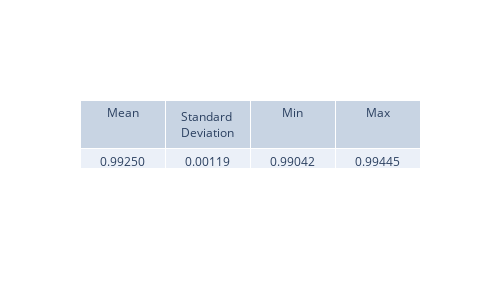

The notebook cell saved with this chart:
### Code cell
from scipy.integrate import simpson

norms = []

for i in range(2000):
    psi_sq_i = psi_real_pinn[:, i] ** 2 + psi_img_pinn[:, i] ** 2
    normalization = simpson(psi_sq_i, x=x_values)
    normalization_monte = np.mean(psi_sq_i) * (x_max - x_min)
    norms.append(normalization)
    
view_metrics(np.array(norms))

plt.figure(figsize=(8,5), dpi=200)
plt.plot(t_values, norms, '-', label='Normalization')
plt.axhline(1.0, color='red', linestyle='--', label='Expected = 1')
plt.xlabel('Time (ps)')
plt.ylabel('Normalization')
plt.title('Wavefunction Normalization Over Time')
plt.legend()
plt.grid(True)



plt.show()

### Figure 1 — Plotly figure (JSON) as saved in the notebook; plotly's stock layout.template omitted (floating-point values rounded to 4 significant figures)
{"data": [{"cells": {"values": [["0.99250"], ["0.00119"], ["0.99042"], ["0.99445"]]}, "header": {"values": ["Mean", "Standard Deviation", "Min", "Max"]}, "type": "table"}], "layout": {"height": 300, "width": 500}}
